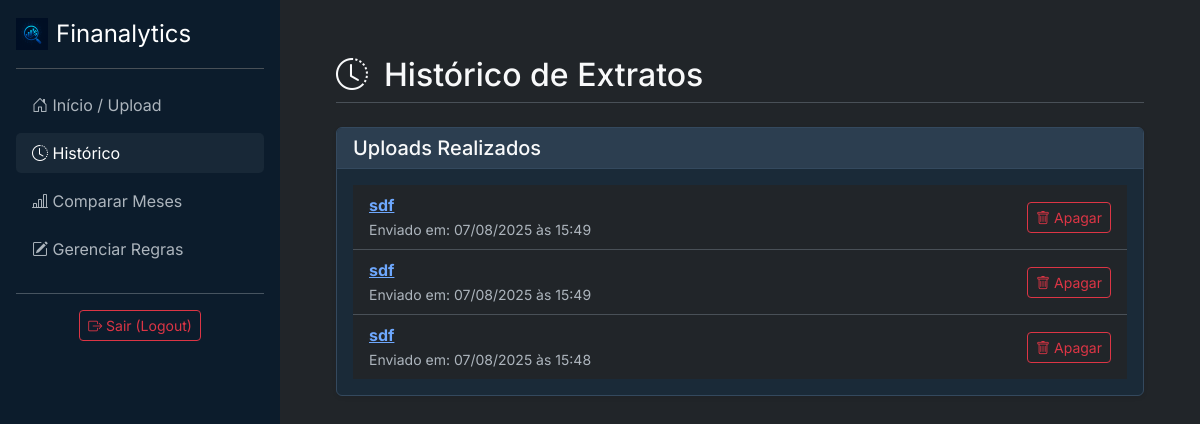
Page /historico/ (signed in) on the earlier database version.
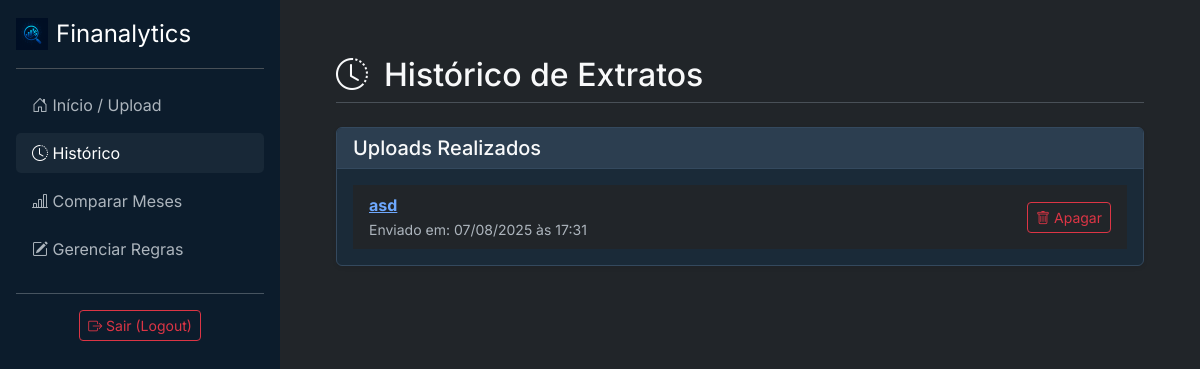
Same page on the later database version.
### analisador/models.py (models this page shows, shortened)
class Extrato(models.Model):
    usuario = models.ForeignKey(User, on_delete=models.CASCADE)
    mes_referencia = models.CharField(max_length=50, help_text="Ex: Julho/2025")
    data_upload = models.DateTimeField(auto_now_add=True) # Salva a data do upload automaticamente

### analisador/views.py (the view)
# urls.py: path('historico/', views.historico_extratos, name='historico'),
@login_required
def historico_extratos(request):
    extratos = Extrato.objects.filter(usuario=request.user).order_by('-data_upload')
    contexto = {
        'extratos': extratos,
        'active_page': 'historico'
    }
    return render(request, 'analisador/historico.html', contexto)

### analisador/templates/analisador/historico.html (shortened to what this page needs)
{% extends 'analisador/base.html' %}
{% block content %}
    <div class="d-flex justify-content-between align-items-center mb-4 pb-2 border-bottom">
        <h1 class="h2 mb-0"><i class="bi bi-clock-history me-3"></i>Histórico de Extratos</h1>
    </div>
    <div class="card shadow-sm">
        <div class="card-header">
            <h5 class="card-title mb-0">Uploads Realizados</h5>
        </div>
        <div class="card-body">
{% if extratos %}
    <ul class="list-group list-group-flush">
        {% for extrato in extratos %}
        <li class="list-group-item d-flex justify-content-between align-items-center">
            <div>
                <a href="{% url 'pagina_relatorio' extrato_id=extrato.id %}">
                    <strong>{{ extrato.mes_referencia }}</strong>
                </a>
                <br>
                <small class="text-muted">Enviado em: {{ extrato.data_upload|date:"d/m/Y \à\s H:i" }}</small>
            </div>
            <div>
                <form action="{% url 'apagar_extrato' extrato_id=extrato.id %}" method="POST" onsubmit="return confirm('Tem certeza que deseja apagar este extrato e todas as suas transações? Esta ação não pode ser desfeita.');">
                    <button type="submit" class="btn btn-sm btn-outline-danger">
                        <i class="bi bi-trash"></i> Apagar
                    </button>
                </form>
            </div>
        </li>
        {% endfor %}
    </ul>
{% else %}
    <p class="text-center text-muted">Você ainda não enviou nenhum extrato.</p>
{% endif %}
        </div>
    </div>
{% endblock %}

### analisador/templates/analisador/base.html (shortened to what this page needs)
{% load static %}
<!doctype html>
<html lang="pt-br" data-bs-theme="dark">
<head>
    <link href="https://cdn.jsdelivr.net/npm/bootstrap@5.3.3/dist/css/bootstrap.min.css" rel="stylesheet">
    <link rel="stylesheet" href="https://cdn.jsdelivr.net/npm/bootstrap-icons@1.11.3/font/bootstrap-icons.min.css">
    <link rel="stylesheet" href="{% static 'css/custom.css' %}">
</head>
<body>
    <div class="d-flex">
        <nav class="sidebar" id="sidebar">
            <div class="sidebar-header">
                <a href="{% url 'home' %}" class="d-flex align-items-center text-white text-decoration-none">
                    <img src="{% static 'img/Logo.png' %}" alt="Finanalytics Logo" width="32" height="32" class="me-2">
                    <span class="fs-4">Finanalytics</span>
                </a>
            </div>
            <ul class="nav flex-column">
                <li class="nav-item">
                    <a class="nav-link {% if active_page == 'home' %}active{% endif %}" href="{% url 'home' %}">
                        <i class="bi bi-house-door"></i> Início / Upload
                    </a>
                </li>
                <li class="nav-item">
                    <a class="nav-link {% if active_page == 'historico' %}active{% endif %}" href="{% url 'historico' %}">
                        <i class="bi bi-clock-history"></i> Histórico
                    </a>
                </li>
                <li class="nav-item">
                    <a class="nav-link {% if active_page == 'comparar' %}active{% endif %}" href="{% url 'comparar' %}">
                        <i class="bi bi-bar-chart-line"></i> Comparar Meses
                    </a>
                </li>
                <li class="nav-item">
                    <a class="nav-link {% if active_page == 'regras' %}active{% endif %}" href="{% url 'gerenciar_regras' %}">
                        <i class="bi bi-pencil-square"></i> Gerenciar Regras
                    </a>
                </li>
            </ul>
            <hr>
            <div class="text-center">
                {% if user.is_authenticated %}
                    <form action="{% url 'logout' %}" method="POST" class="d-inline">
                        <button type="submit" class="btn btn-outline-danger btn-sm">
                            <i class="bi bi-box-arrow-right"></i> Sair (Logout)
                        </button>
                    </form>
                {% else %}
                    <a href="{% url 'login' %}" class="btn btn-outline-success btn-sm">
                        <i class="bi bi-box-arrow-in-right"></i> Entrar (Login)
                    </a>
                {% endif %}
            </div>
        </nav>
        <main class="main-content">
            <div class="container-fluid p-4">
                {% block content %}
                {% endblock %}
            </div>
        </main>
    </div>
</body>
</html>

### static/css/custom.css (style rules this page uses)
:root { --bs-dark-rgb: 4, 28, 50; --bs-body-color: #f8f9fa; --bs-secondary-color: #adb5bd; --bs-primary: #0d6efd; --verde-sucesso: #198754; --vermelho-perigo: #dc3545; --amarelo-alerta: #ffc107; }
body { font-family: 'Inter', sans-serif; }
.sidebar { width: 280px; min-height: 100vh; background-color: #0c1c2c; padding: 1rem; flex-shrink: 0; }
.main-content { flex-grow: 1; padding: 2rem; width: calc(100% - 280px); }
.sidebar-header { margin-bottom: 1rem; padding-bottom: 1rem; border-bottom: 1px solid #495057; }
.sidebar .nav-link { color: var(--bs-secondary-color); margin-bottom: 0.5rem; }
.sidebar .nav-link:hover, .sidebar .nav-link.active { color: white; background-color: rgba(255, 255, 255, 0.05); border-radius: 5px; }
.card { background-color: #1a2a38; border: 1px solid #34495e; }
.card-header { background-color: #2c3e50; border-bottom: 1px solid #34495e; }

Differences in the rows shown:
removed Extrato: mes_referencia "sdf", data_upload "07/08/2025 às 15:49"
removed Extrato: mes_referencia "sdf", data_upload "07/08/2025 às 15:49"
removed Extrato: mes_referencia "sdf", data_upload "07/08/2025 às 15:48"
added Extrato: mes_referencia "asd", data_upload "07/08/2025 às 17:31"
